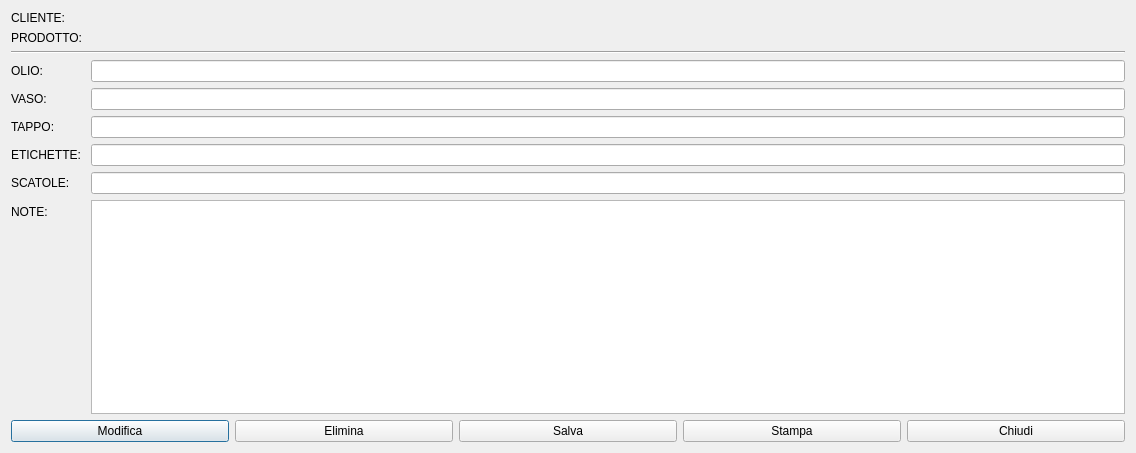
<?xml version="1.0" encoding="UTF-8"?>
<ui version="4.0">
 <class>HNewFile</class>
 <widget class="QDialog" name="HNewFile">
  <property name="geometry">
   <rect>
    <x>0</x>
    <y>0</y>
    <width>1136</width>
    <height>453</height>
   </rect>
  </property>
  <property name="windowTitle">
   <string>Scheda Cliente</string>
  </property>
  <property name="windowIcon">
   <iconset>
    <normaloff>:/Sheet-Of-Paper.PNG</normaloff>:/Sheet-Of-Paper.PNG</iconset>
  </property>
  <property name="modal">
   <bool>true</bool>
  </property>
  <layout class="QVBoxLayout" name="verticalLayout">
   <item>
    <layout class="QFormLayout" name="formLayout_2">
     <item row="0" column="0">
      <widget class="QLabel" name="label_7">
       <property name="text">
        <string>CLIENTE: </string>
       </property>
      </widget>
     </item>
     <item row="0" column="1">
      <widget class="QLabel" name="lbNomeCliente"/>
     </item>
     <item row="1" column="0">
      <widget class="QLabel" name="label_8">
       <property name="text">
        <string>PRODOTTO: </string>
       </property>
      </widget>
     </item>
     <item row="1" column="1">
      <widget class="QLabel" name="lbNomeProdotto">
       <property name="text">
        <string/>
       </property>
      </widget>
     </item>
    </layout>
   </item>
   <item>
    <widget class="Line" name="line">
     <property name="orientation">
      <enum>Qt::Horizontal</enum>
     </property>
    </widget>
   </item>
   <item>
    <layout class="QFormLayout" name="formLayout">
     <item row="0" column="0">
      <widget class="QLabel" name="label">
       <property name="text">
        <string>OLIO: </string>
       </property>
      </widget>
     </item>
     <item row="0" column="1">
      <widget class="QLineEdit" name="leOlio">
       <property name="readOnly">
        <bool>true</bool>
       </property>
      </widget>
     </item>
     <item row="1" column="0">
      <widget class="QLabel" name="label_2">
       <property name="text">
        <string>VASO: </string>
       </property>
      </widget>
     </item>
     <item row="1" column="1">
      <widget class="QLineEdit" name="leVaso">
       <property name="readOnly">
        <bool>true</bool>
       </property>
      </widget>
     </item>
     <item row="2" column="0">
      <widget class="QLabel" name="label_3">
       <property name="text">
        <string>TAPPO: </string>
       </property>
      </widget>
     </item>
     <item row="2" column="1">
      <widget class="QLineEdit" name="leTappo">
       <property name="text">
        <string/>
       </property>
       <property name="readOnly">
        <bool>true</bool>
       </property>
      </widget>
     </item>
     <item row="3" column="0">
      <widget class="QLabel" name="label_4">
       <property name="text">
        <string>ETICHETTE: </string>
       </property>
      </widget>
     </item>
     <item row="3" column="1">
      <widget class="QLineEdit" name="leEtichette">
       <property name="readOnly">
        <bool>true</bool>
       </property>
      </widget>
     </item>
     <item row="4" column="0">
      <widget class="QLabel" name="label_5">
       <property name="text">
        <string>SCATOLE: </string>
       </property>
      </widget>
     </item>
     <item row="4" column="1">
      <widget class="QLineEdit" name="leScatole">
       <property name="readOnly">
        <bool>true</bool>
       </property>
      </widget>
     </item>
     <item row="5" column="0">
      <widget class="QLabel" name="label_6">
       <property name="text">
        <string>NOTE:</string>
       </property>
      </widget>
     </item>
     <item row="5" column="1">
      <widget class="QPlainTextEdit" name="ptNote">
       <property name="readOnly">
        <bool>true</bool>
       </property>
      </widget>
     </item>
    </layout>
   </item>
   <item>
    <layout class="QHBoxLayout" name="horizontalLayout">
     <item>
      <widget class="QPushButton" name="pushButton">
       <property name="text">
        <string>Modifica</string>
       </property>
       <property name="icon">
        <iconset>
         <normaloff>:/Arrow-Right.PNG</normaloff>:/Arrow-Right.PNG</iconset>
       </property>
       <property name="iconSize">
        <size>
         <width>32</width>
         <height>32</height>
        </size>
       </property>
      </widget>
     </item>
     <item>
      <widget class="QPushButton" name="pushButton_2">
       <property name="text">
        <string>Elimina</string>
       </property>
       <property name="icon">
        <iconset>
         <normaloff>:/Arrow-Left.PNG</normaloff>:/Arrow-Left.PNG</iconset>
       </property>
       <property name="iconSize">
        <size>
         <width>32</width>
         <height>32</height>
        </size>
       </property>
      </widget>
     </item>
     <item>
      <widget class="QPushButton" name="pbSave">
       <property name="text">
        <string>Salva</string>
       </property>
       <property name="icon">
        <iconset>
         <normaloff>:/save-icon.png</normaloff>:/save-icon.png</iconset>
       </property>
       <property name="iconSize">
        <size>
         <width>32</width>
         <height>32</height>
        </size>
       </property>
      </widget>
     </item>
     <item>
      <widget class="QPushButton" name="pushButton_3">
       <property name="text">
        <string>Stampa</string>
       </property>
       <property name="icon">
        <iconset>
         <normaloff>:/Printer-icon.png</normaloff>:/Printer-icon.png</iconset>
       </property>
       <property name="iconSize">
        <size>
         <width>32</width>
         <height>32</height>
        </size>
       </property>
      </widget>
     </item>
     <item>
      <widget class="QPushButton" name="pbClose">
       <property name="text">
        <string>Chiudi</string>
       </property>
       <property name="icon">
        <iconset>
         <normaloff>:/Banned-Sign.PNG</normaloff>:/Banned-Sign.PNG</iconset>
       </property>
       <property name="iconSize">
        <size>
         <width>32</width>
         <height>32</height>
        </size>
       </property>
      </widget>
     </item>
    </layout>
   </item>
  </layout>
 </widget>
 <resources/>
 <connections/>
</ui>
